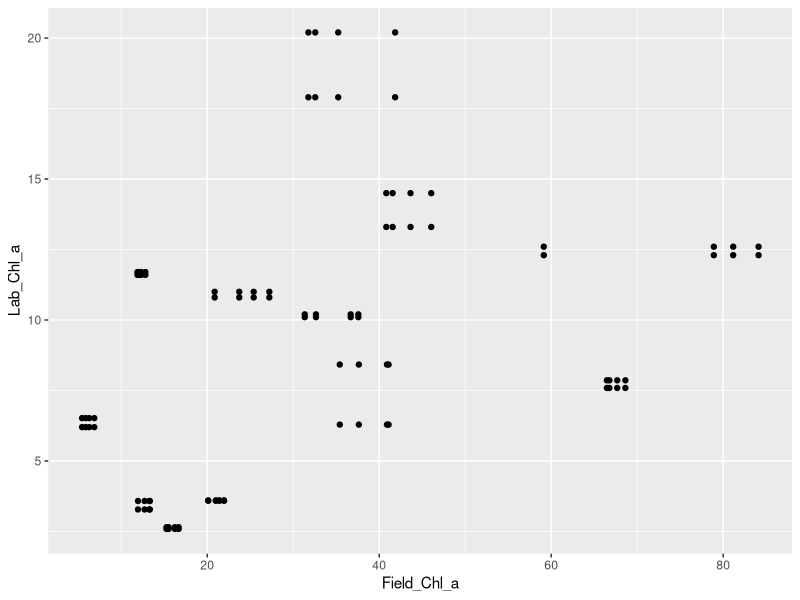
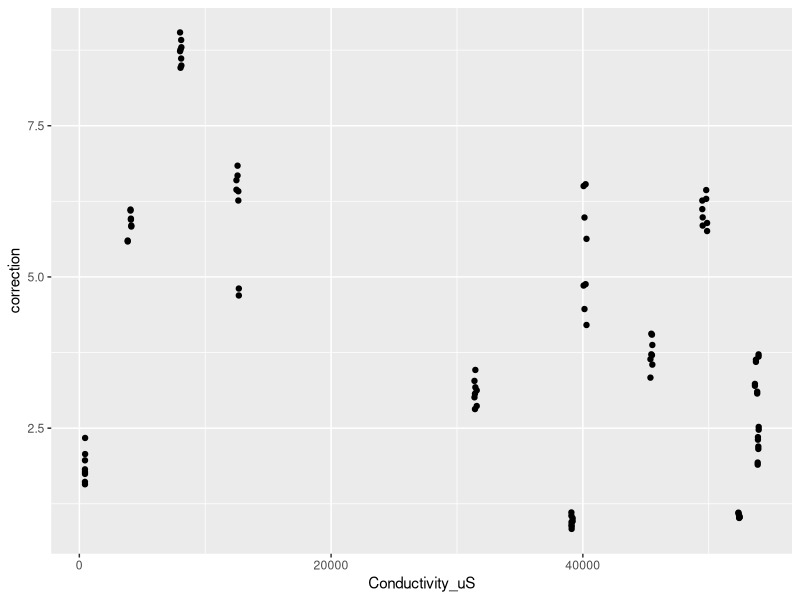
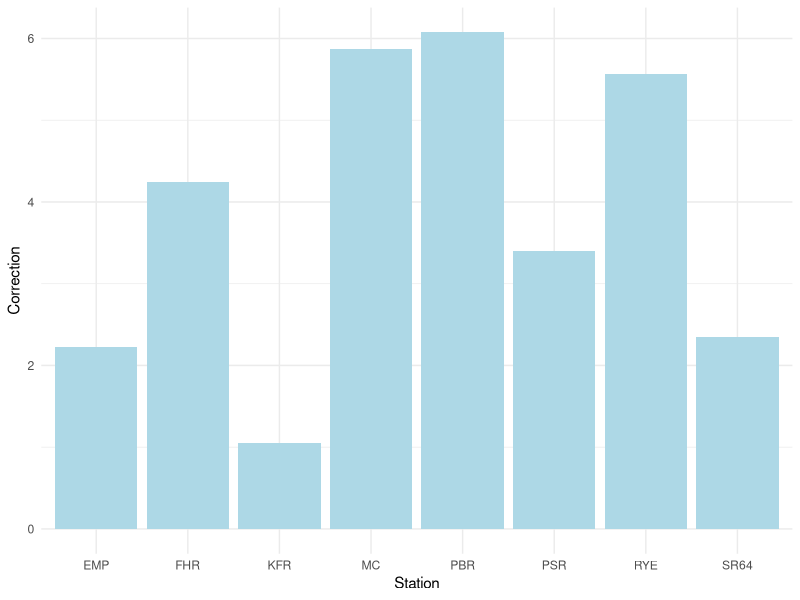
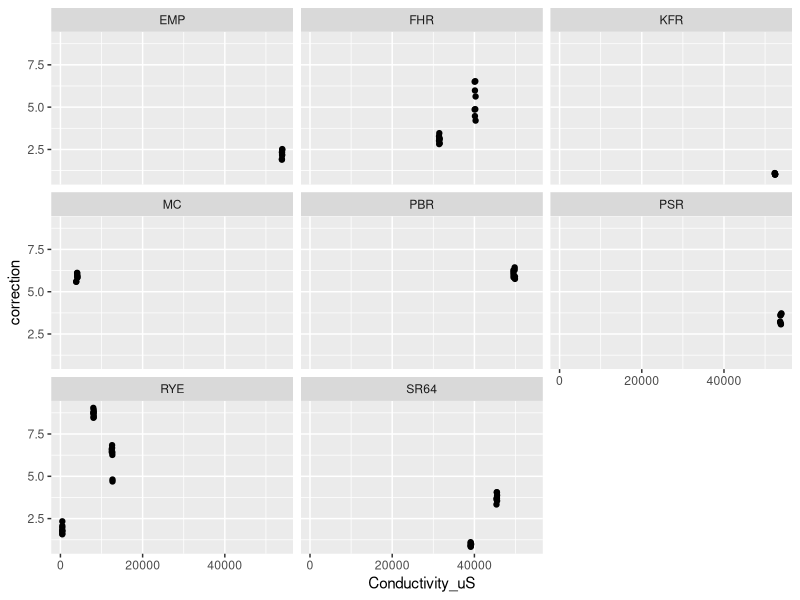

These charts were generated, in order, by the following R code:
## ---- chunk 1
#| warning: false
#| echo: false

library(tidyverse)
library(knitr)
library(kableExtra)


Observations<- read_csv("Chla-Observations.csv")

kable(Observations)
## ---- chunk 2
#| warning: false
#| echo: false
library(tidyverse)
library(readr)

Observations<- read_csv("Chla-Observations.csv")
ggplot(
  data=Observations,
  mapping=aes(x=Field_Chl_a, y=Lab_Chl_a)
)+
  geom_point()
  

## ---- chunk 3
#| warning: false
#| echo: false
library(tidyverse)
library(readr)

Observations<- read_csv("Chla-Observations.csv")
ggplot(
  data=Observations,
  mapping=aes(x=Conductivity_uS, y=correction)
)+
  geom_point()
  

## ---- chunk 4
#| warning: false
#| echo: false
library(tidyverse)
library(readr)

Observations<- read_csv("Chla-Observations.csv")

ggplot(Observations, aes(x = Station, y = correction)) +
  geom_bar(stat = "summary", fun = "mean", fill = "lightblue") +
  labs(x = "Station", y = "Correction") +
  theme_minimal()
## ---- chunk 5
#| warning: false
#| echo: false

library(ggplot2)
Observations<- read.csv("Chla-Observations.csv")
ggplot(Observations, aes(x =Conductivity_uS, y = correction)) +
  geom_point() +
  facet_wrap(~ Station)
